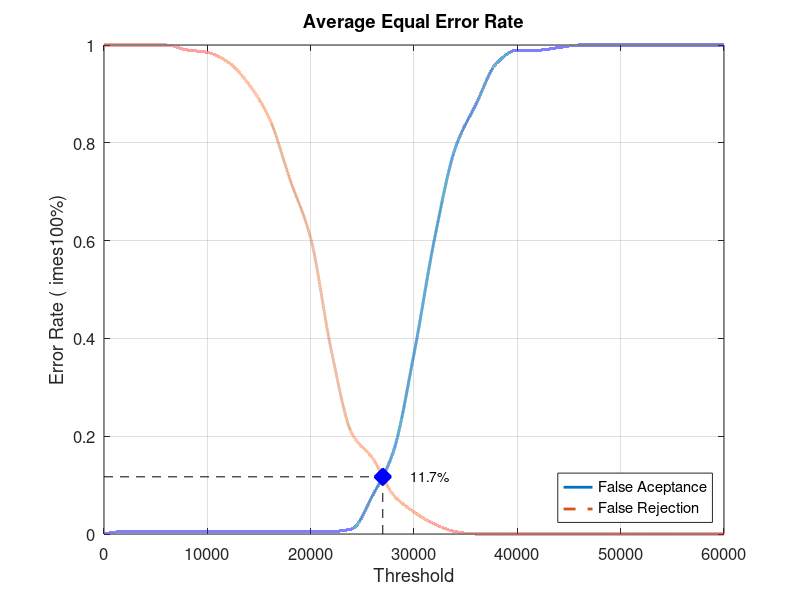
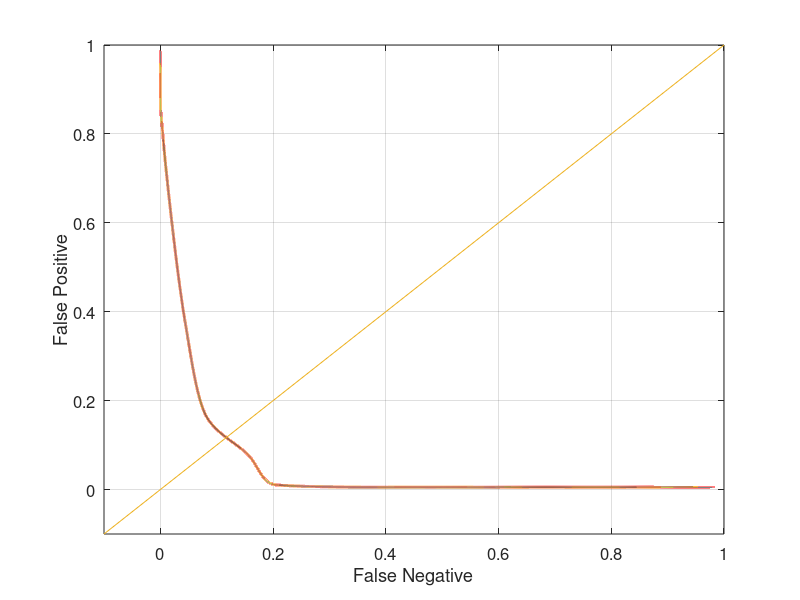

These figures' MATLAB source, in order:
close all;
clear;
clc;
x = 0:2000:60000;
xq = 0:0.5:60000;

y0 = [0 0.00526316 0.00526316 0.00526316 0.00526316 0.00526316 0.00526316 0.00526316 0.00526316 0.00526316 0.00526316 0.00526316 0.0105263 0.0789474 0.168421 0.368421 0.605263 0.789474 0.878947 0.963158 0.989474 0.989474 0.994737 1 1 1 1 1 1 1 1]
yy0 = interp1(x, y0, xq, 'pchip');
y1 = [1 1 1 1 0.99 0.985 0.965 0.92 0.85 0.725 0.605 0.375 0.205 0.155 0.08 0.045 0.02 0.005 0 0 0 0 0 0 0 0 0 0 0 0 0]
yy1 = interp1(x, y1, xq, 'pchip');

% Calculating EER: 
y2 = abs(y0 - y1);
find(y2 == min(y2))
yy2 = abs(yy0 - yy1);
xEER = find(yy2 == min(yy2));
xEERIndex = xq(xEER) % X-axis EER
yEER = yy0(xEER) % Y-axis EER

main = figure
plot(xq, yy0,'-','LineWidth', 2);	hold on
plot(xq, yy1,'--','LineWidth', 2);	hold on
plot([xEERIndex xEERIndex], [0 yEER], 'k--');	hold on
plot([0 xEERIndex], [yEER yEER], 'k--');	hold on
plot(xEERIndex, yEER, 'bx', 'LineWidth', 10);	hold on
text(xEERIndex + 10 * xEERIndex / 100, yEER, [num2str(round((10000 * yEER)) / 100) '%'])
legend('False Aceptance', 'False Rejection', 'Location', 'SouthEast')
xlabel('Threshold')
ylabel('Error Rate (	imes100%)')
title('Average Equal Error Rate')
set(gca, 'FontSize', 12)
axis([0 60000 0 1])
grid on

print(main, 'Database4_3Main', '-dpng');
FNRxFPR = figure('Color', [1 1 1]);
plot(yy1, yy0, '-', yy1, yy0, 'LineWidth', 2);
hold on
y = -0.1:0.1:1
plot(y, y); 
set(gca, 'FontSize', 12)
xlabel('False Negative')
ylabel('False Positive')
axis([-0.1 1 -0.1 1])
set(gca, 'FontSize', 12)
grid on

print(FNRxFPR, 'Database4_3FNRxFPR','-dpng');
